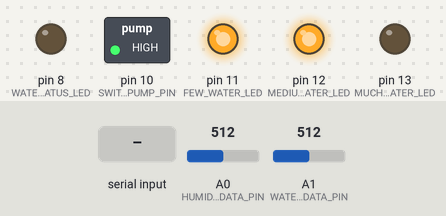
A sketch run on a simulated Arduino Uno, built with avr-gcc and run on an emulated ATmega328P. Parts: switched loads named in the sketch (green lamp = pin HIGH), output pins drawn as LEDs (lit = HIGH). The inputs (shaded band) are chosen by the test bench; at power-on: A1 (WATER_SENSOR_DATA_PIN) = 512, A0 (HUMIDITY_SENSOR_DATA_PIN) = 512. Pins used as bus, display or sensor lines are not drawn.

Above: at 1.2 s.
1.3 s: A1 (WATER_SENSOR_DATA_PIN) set to 588
2.8 s: A1 (WATER_SENSOR_DATA_PIN) set to 615
At 3.3 s:
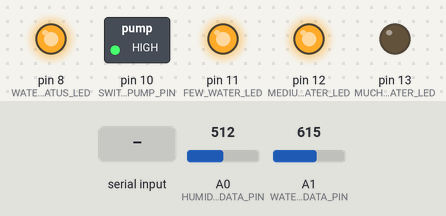
4.3 s: "1" received over Serial
At 5.5 s:
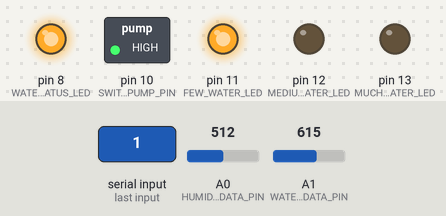
5.8 s: "3" received over Serial
At 6.8 s:
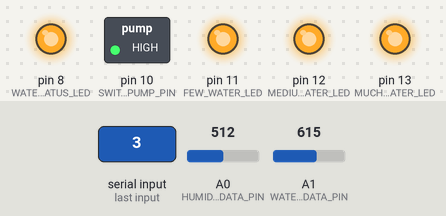
7.3 s: A1 (WATER_SENSOR_DATA_PIN) set to 511
At 7.9 s:
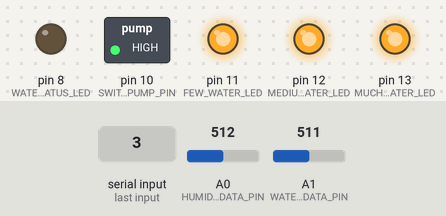
8.8 s: "1" received over Serial
At 9.1 s:
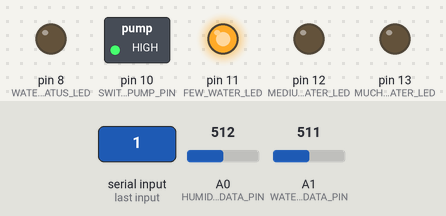
Timing chart, 0 to 32.5 s (numbered marks = the images above; inputs shaded):
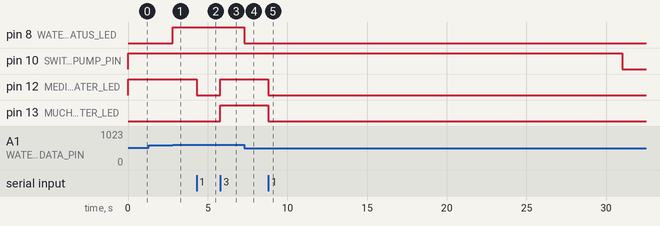

The sketch:

plants_irrigation.ino
```cpp
const int FEW_WATER_LED = 11;
const int MEDIUM_WATER_LED = 12;
const int MUCH_WATER_LED = 13;

const int SWITCH_PUMP_PIN = 10;

const int HUMIDITY_SENSOR_PIN = 9;

const int WATER_STATUS_LED = 8;

const int HUMIDITY_SENSOR_DATA_PIN = A0;

const int WATER_SENSOR_DATA_PIN = A1;

const int FEW_WATER_HUMIDITY = 500;
const int MEDIUM_WATER_HUMIDITY = 450;
const int MUCH_WATER_HUMIDITY = 400;

const int WATER_VALUE = 600;

const int INTERVALL_TIME = 30000; //300000;

unsigned long lastMillis;

int humiditySetpoint = MEDIUM_WATER_HUMIDITY;

char bluetoothValue;

void setup(){

  pinMode(FEW_WATER_LED, OUTPUT);
  pinMode(MEDIUM_WATER_LED, OUTPUT);
  pinMode(MUCH_WATER_LED, OUTPUT);

  changeWaterRequirementsStatusLeds(HIGH, HIGH, LOW);

  pinMode(WATER_STATUS_LED, OUTPUT);

  pinMode(HUMIDITY_SENSOR_PIN, OUTPUT);

  pinMode(SWITCH_PUMP_PIN, OUTPUT);
  stopWaterPump();

  lastMillis = millis();

  Serial.begin(9600);
}

void loop(){

  if(Serial.available()) {
    bluetoothValue = Serial.read();
  }

  // Changes the water requirements status according the value received from bluetooth connection.
  switch(bluetoothValue) {
    case '1':
      changeWaterRequirementsStatusLeds(HIGH, LOW, LOW);
      humiditySetpoint = FEW_WATER_HUMIDITY;
      break;
    case '2':
      changeWaterRequirementsStatusLeds(HIGH, HIGH, LOW);
      humiditySetpoint = MEDIUM_WATER_HUMIDITY;
      break;
    case '3':
      changeWaterRequirementsStatusLeds(HIGH, HIGH, HIGH);
      humiditySetpoint = MUCH_WATER_HUMIDITY;
      break;
  }

  checkWaterStatus();

  if(isTimeToCheckHumidity()) {
    checkHumidity();
  }
}

/*
 * Changes the status of the three water requirements LEDs.
 */
void changeWaterRequirementsStatusLeds(int fewWaterLed, int mediumWaterLed, int muchWaterLed) {

  digitalWrite(FEW_WATER_LED, fewWaterLed);
  digitalWrite(MEDIUM_WATER_LED, mediumWaterLed);
  digitalWrite(MUCH_WATER_LED, muchWaterLed);
}

/*
 * Let the water status LED glow, if the water status is too high.
 */
void checkWaterStatus() {

  if(isWaterLevelToLow()) {
    digitalWrite(WATER_STATUS_LED, HIGH);
  }
  else {
    digitalWrite(WATER_STATUS_LED, LOW);
  }
}

/*
 * Reads the water status from the water sensor.
 */
boolean isWaterLevelToLow() {

  return analogRead(WATER_SENSOR_DATA_PIN) > WATER_VALUE;

}

/*
 * true, if the intervall time is over
 */
boolean isTimeToCheckHumidity() {

  if((millis() - lastMillis) > INTERVALL_TIME) {
    lastMillis = millis();
    return true;
  }
  return false;
}

/*
 * Pumps water, if the humidity value is greater than the setpoint and the water level is not to low.
 */
void checkHumidity() {

  if(readHumidity() > humiditySetpoint && !isWaterLevelToLow()) {
    startWaterPump();

    int humidity = readHumidity();

    while(humidity > humiditySetpoint && !isWaterLevelToLow()) {
      humidity = readHumidity();
    }
    stopWaterPump();
  }
}

/*
 * Reads the humidity from the humidity sensor.
 */
int readHumidity() {

  digitalWrite(HUMIDITY_SENSOR_PIN, HIGH);
  delay(1000);
  int humidity = analogRead(HUMIDITY_SENSOR_DATA_PIN);
  digitalWrite(HUMIDITY_SENSOR_PIN, LOW);

  return humidity;
}

/*
 * Starts the water pump.
 */
void startWaterPump() {

  digitalWrite(SWITCH_PUMP_PIN, LOW);
}

/*
 * Stops the water pump.
 */
void stopWaterPump() {

  digitalWrite(SWITCH_PUMP_PIN, HIGH);
}
```

Measured:
- the behaviour switches between 600 and 601 on A1 (WATER_SENSOR_DATA_PIN) (found by bisection; images 0 and 1)
- after the input at 1.3 s, every drawn part: stays the same
- after the input at 2.8 s, pin 8 (WATER_STATUS_LED): LOW → HIGH at once
- after the input at 4.3 s, pin 12 (MEDIUM_WATER_LED): HIGH → LOW at once
- after the input at 5.8 s, pin 12 (MEDIUM_WATER_LED), pin 13 (MUCH_WATER_LED): LOW → HIGH at once
- after the input at 7.3 s, pin 8 (WATER_STATUS_LED): HIGH → LOW at once
- after the input at 8.8 s, pin 12 (MEDIUM_WATER_LED), pin 13 (MUCH_WATER_LED): HIGH → LOW at once
